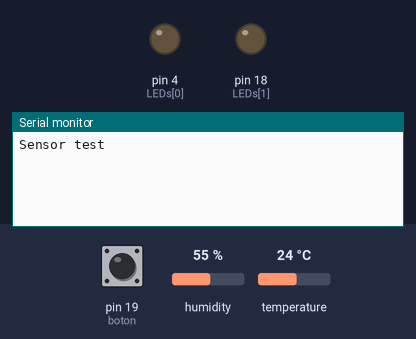
A sketch run on a simulated Arduino Mega 2560, built with avr-gcc and run on an emulated ATmega2560. Parts: output pins drawn as LEDs (lit = HIGH), the last lines printed to the serial monitor. The inputs (shaded band) are chosen by the test bench; at power-on: pin 19 (boton) HIGH, humidity 55 %, temperature 24 °C.

Above: at 1.2 s.
1.3 s: pin 19 (boton) pulled LOW for 0.15 s
At 1.8 s:
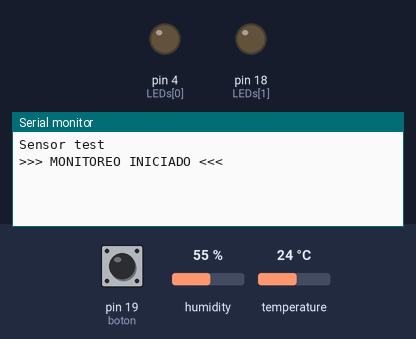
4.4 s: pin 19 (boton) pulled LOW for 1 s
At 5.4 s:
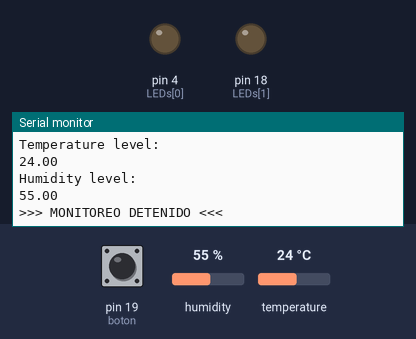

Measured:
- after the input at 1.3 s, the serial monitor: prints a new line at once (image 1)
- after the input at 4.4 s, the serial monitor: prints a new line at once (image 2)

The sketch:

Ard4-1.ino
```cpp
#include <DHT.h>

#define DHTPIN 23
#define DHTTYPE DHT11
DHT dht(DHTPIN, DHTTYPE);

#define temp_limit 26
#define hum_limit 90

const int N = 10;
int indice = 0;

float temper[N];
float hume[N];
bool antilag = false;

int LEDs[] = {4, 18};
int numLed = 2;

#define boton 19
bool button = LOW;
bool lastButton = HIGH;
bool monitoreo = false;

/* 🔧 CONTROL DE TIEMPO (MÍNIMO) */
unsigned long tiempoAnterior = 0;
const unsigned long INTERVALO = 2000;

void setup() {
  for (int i = 0; i < numLed; i++) {
    pinMode(LEDs[i], OUTPUT);
    digitalWrite(LEDs[i], LOW);
  }

  pinMode(boton, INPUT_PULLUP);

  Serial.begin(9600);
  Serial.println("Sensor test");
  dht.begin();
}

void loop() {

  button = digitalRead(boton);

  // 🔧 Detección de pulsación (mínimo ajuste)
  if (lastButton == HIGH && button == LOW) {
    delay(30); // antirrebote simple
    monitoreo = !monitoreo;

    if (monitoreo) {
      Serial.println(">>> MONITOREO INICIADO <<<");
      tiempoAnterior = millis();
    } else {
      Serial.println(">>> MONITOREO DETENIDO <<<");

      for (int i = 0; i < numLed; i++) {
        digitalWrite(LEDs[i], LOW);
      }

      // 🔧 Reset correcto
      indice = 0;
      antilag = false;
    }
  }

  lastButton = button;

  // 🔧 Control de tiempo para el DHT
  if (monitoreo && millis() - tiempoAnterior >= INTERVALO) {
    tiempoAnterior = millis();

    float hum = dht.readHumidity();
    float temp = dht.readTemperature();

    // 🔧 Validación mínima
    if (isnan(hum) || isnan(temp)) {
      Serial.println("Error leyendo DHT");
      return;
    }

    temper[indice] = temp;
    hume[indice] = hum;
    indice++;

    if (indice == N) {
      indice = 0;
      antilag = true;
    }

    if (antilag) {
      float sum_temp = 0;
      float sum_hum = 0;

      for (int i = 0; i < N; i++) {
        sum_temp += temper[i];
        sum_hum += hume[i];
      }

      float total_temp = sum_temp / N;
      float total_hum = sum_hum / N;

      Serial.println("Full temperature level:");
      Serial.println(total_temp);

      Serial.println("Full humidity level:");
      Serial.println(total_hum);

      digitalWrite(LEDs[0], total_temp > temp_limit);
      digitalWrite(LEDs[1], total_hum > hum_limit);

      antilag = false;
    } else {
      Serial.println("Temperature level:");
      Serial.println(temp);

      Serial.println("Humidity level:");
      Serial.println(hum);
    }
  }
}
```
